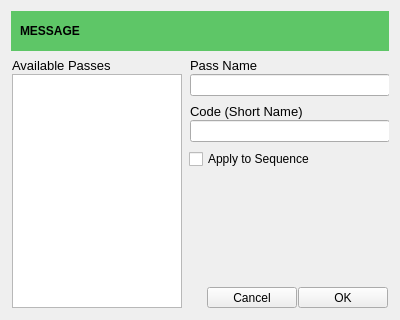
<ui version="4.0" >
 <class>Dialog</class>
 <widget class="QDialog" name="Dialog" >
  <property name="geometry" >
   <rect>
    <x>0</x>
    <y>0</y>
    <width>400</width>
    <height>320</height>
   </rect>
  </property>
  <property name="minimumSize" >
   <size>
    <width>400</width>
    <height>320</height>
   </size>
  </property>
  <property name="maximumSize" >
   <size>
    <width>400</width>
    <height>320</height>
   </size>
  </property>
  <property name="windowTitle" >
   <string>HEADER</string>
  </property>
  <layout class="QGridLayout" name="gridLayout" >
   <item row="2" column="1" >
    <widget class="QFrame" name="frame_2" >
     <property name="frameShape" >
      <enum>QFrame::NoFrame</enum>
     </property>
     <property name="frameShadow" >
      <enum>QFrame::Raised</enum>
     </property>
     <layout class="QGridLayout" name="gridLayout_4" >
      <property name="margin" >
       <number>1</number>
      </property>
      <property name="spacing" >
       <number>1</number>
      </property>
      <item row="2" column="1" >
       <widget class="QLineEdit" name="le2" >
        <property name="minimumSize" >
         <size>
          <width>200</width>
          <height>0</height>
         </size>
        </property>
        <property name="font" >
         <font>
          <pointsize>9</pointsize>
         </font>
        </property>
       </widget>
      </item>
      <item row="1" column="1" >
       <widget class="QLabel" name="label_2" >
        <property name="font" >
         <font>
          <pointsize>10</pointsize>
          <stylestrategy>PreferAntialias</stylestrategy>
         </font>
        </property>
        <property name="text" >
         <string>Code (Short Name)</string>
        </property>
       </widget>
      </item>
     </layout>
    </widget>
   </item>
   <item row="5" column="1" >
    <widget class="QFrame" name="frame_4" >
     <property name="frameShape" >
      <enum>QFrame::NoFrame</enum>
     </property>
     <property name="frameShadow" >
      <enum>QFrame::Raised</enum>
     </property>
     <layout class="QHBoxLayout" name="horizontalLayout_3" >
      <property name="spacing" >
       <number>1</number>
      </property>
      <property name="margin" >
       <number>1</number>
      </property>
      <item>
       <spacer name="horizontalSpacer" >
        <property name="orientation" >
         <enum>Qt::Horizontal</enum>
        </property>
        <property name="sizeHint" stdset="0" >
         <size>
          <width>167</width>
          <height>20</height>
         </size>
        </property>
       </spacer>
      </item>
      <item>
       <widget class="QToolButton" name="btnCancel" >
        <property name="minimumSize" >
         <size>
          <width>90</width>
          <height>0</height>
         </size>
        </property>
        <property name="font" >
         <font>
          <pointsize>9</pointsize>
          <stylestrategy>PreferAntialias</stylestrategy>
         </font>
        </property>
        <property name="text" >
         <string>Cancel</string>
        </property>
        <property name="icon" >
         <iconset>
          <normaloff>//tECH/share/Kumaresan/INPUTS/icons/cross-small.png</normaloff>//tECH/share/Kumaresan/INPUTS/icons/cross-small.png</iconset>
        </property>
        <property name="toolButtonStyle" >
         <enum>Qt::ToolButtonTextBesideIcon</enum>
        </property>
       </widget>
      </item>
      <item>
       <widget class="QToolButton" name="btnOK" >
        <property name="minimumSize" >
         <size>
          <width>90</width>
          <height>0</height>
         </size>
        </property>
        <property name="font" >
         <font>
          <pointsize>9</pointsize>
          <stylestrategy>PreferAntialias</stylestrategy>
         </font>
        </property>
        <property name="text" >
         <string>OK</string>
        </property>
        <property name="icon" >
         <iconset>
          <normaloff>//tECH/share/Kumaresan/INPUTS/icons/tick-button.png</normaloff>//tECH/share/Kumaresan/INPUTS/icons/tick-button.png</iconset>
        </property>
        <property name="toolButtonStyle" >
         <enum>Qt::ToolButtonTextBesideIcon</enum>
        </property>
       </widget>
      </item>
     </layout>
    </widget>
   </item>
   <item row="0" column="0" colspan="2" >
    <widget class="QFrame" name="frame" >
     <property name="minimumSize" >
      <size>
       <width>0</width>
       <height>40</height>
      </size>
     </property>
     <property name="styleSheet" >
      <string notr="true" >background-color: rgb(94, 198, 103);</string>
     </property>
     <property name="frameShape" >
      <enum>QFrame::NoFrame</enum>
     </property>
     <property name="frameShadow" >
      <enum>QFrame::Raised</enum>
     </property>
     <layout class="QHBoxLayout" name="horizontalLayout_4" >
      <item>
       <widget class="QLabel" name="label_3" >
        <property name="font" >
         <font>
          <pointsize>9</pointsize>
          <weight>75</weight>
          <bold>true</bold>
          <stylestrategy>PreferAntialias</stylestrategy>
         </font>
        </property>
        <property name="text" >
         <string>MESSAGE</string>
        </property>
       </widget>
      </item>
     </layout>
    </widget>
   </item>
   <item row="1" column="1" >
    <widget class="QFrame" name="frame_3" >
     <property name="frameShape" >
      <enum>QFrame::NoFrame</enum>
     </property>
     <property name="frameShadow" >
      <enum>QFrame::Raised</enum>
     </property>
     <layout class="QGridLayout" name="gridLayout_5" >
      <property name="margin" >
       <number>1</number>
      </property>
      <property name="spacing" >
       <number>1</number>
      </property>
      <item row="0" column="0" >
       <widget class="QLabel" name="label_7" >
        <property name="font" >
         <font>
          <pointsize>10</pointsize>
          <stylestrategy>PreferAntialias</stylestrategy>
         </font>
        </property>
        <property name="text" >
         <string>Pass Name</string>
        </property>
       </widget>
      </item>
      <item row="1" column="0" >
       <widget class="QLineEdit" name="le1" >
        <property name="minimumSize" >
         <size>
          <width>200</width>
          <height>0</height>
         </size>
        </property>
        <property name="font" >
         <font>
          <pointsize>9</pointsize>
         </font>
        </property>
       </widget>
      </item>
     </layout>
    </widget>
   </item>
   <item row="4" column="1" >
    <spacer name="verticalSpacer" >
     <property name="orientation" >
      <enum>Qt::Vertical</enum>
     </property>
     <property name="sizeHint" stdset="0" >
      <size>
       <width>20</width>
       <height>40</height>
      </size>
     </property>
    </spacer>
   </item>
   <item rowspan="5" row="1" column="0" >
    <widget class="QFrame" name="frame_7" >
     <property name="frameShape" >
      <enum>QFrame::NoFrame</enum>
     </property>
     <property name="frameShadow" >
      <enum>QFrame::Raised</enum>
     </property>
     <layout class="QGridLayout" name="gridLayout_2" >
      <property name="margin" >
       <number>1</number>
      </property>
      <property name="spacing" >
       <number>1</number>
      </property>
      <item row="1" column="0" >
       <widget class="QListWidget" name="listWidget" >
        <property name="minimumSize" >
         <size>
          <width>170</width>
          <height>0</height>
         </size>
        </property>
        <property name="maximumSize" >
         <size>
          <width>170</width>
          <height>16777215</height>
         </size>
        </property>
       </widget>
      </item>
      <item row="0" column="0" >
       <widget class="QLabel" name="label_8" >
        <property name="font" >
         <font>
          <pointsize>10</pointsize>
          <stylestrategy>PreferAntialias</stylestrategy>
         </font>
        </property>
        <property name="text" >
         <string>Available Passes</string>
        </property>
       </widget>
      </item>
     </layout>
    </widget>
   </item>
   <item row="3" column="1" >
    <widget class="QCheckBox" name="checkBox" >
     <property name="text" >
      <string>Apply to Sequence</string>
     </property>
    </widget>
   </item>
  </layout>
 </widget>
 <tabstops>
  <tabstop>le2</tabstop>
  <tabstop>btnOK</tabstop>
  <tabstop>btnCancel</tabstop>
 </tabstops>
 <resources/>
 <connections/>
</ui>
